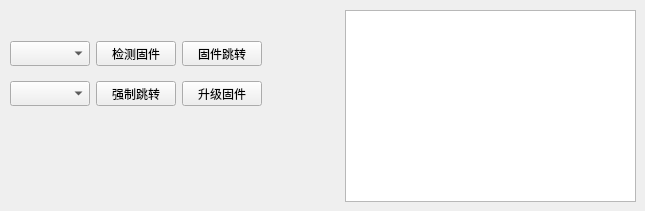
        <widget class="QWidget" name="tab_5">
         <attribute name="title">
          <string>固件升级</string>
         </attribute>
         <widget class="QWidget" name="layoutWidget">
          <property name="geometry">
           <rect>
            <x>10</x>
            <y>40</y>
            <width>254</width>
            <height>27</height>
           </rect>
          </property>
          <layout class="QHBoxLayout" name="horizontalLayout_24">
           <item>
            <widget class="QComboBox" name="comboBox_applist">
             <property name="minimumSize">
              <size>
               <width>80</width>
               <height>25</height>
              </size>
             </property>
             <property name="maximumSize">
              <size>
               <width>80</width>
               <height>25</height>
              </size>
             </property>
            </widget>
           </item>
           <item>
            <widget class="QPushButton" name="button_check_file">
             <property name="minimumSize">
              <size>
               <width>80</width>
               <height>25</height>
              </size>
             </property>
             <property name="maximumSize">
              <size>
               <width>80</width>
               <height>25</height>
              </size>
             </property>
             <property name="text">
              <string>检测固件</string>
             </property>
            </widget>
           </item>
           <item>
            <widget class="QPushButton" name="button_jump">
             <property name="minimumSize">
              <size>
               <width>80</width>
               <height>25</height>
              </size>
             </property>
             <property name="maximumSize">
              <size>
               <width>80</width>
               <height>25</height>
              </size>
             </property>
             <property name="text">
              <string>固件跳转</string>
             </property>
            </widget>
           </item>
          </layout>
         </widget>
         <widget class="QTextEdit" name="read_data">
          <property name="geometry">
           <rect>
            <x>345</x>
            <y>10</y>
            <width>291</width>
            <height>192</height>
           </rect>
          </property>
         </widget>
         <widget class="QWidget" name="layoutWidget">
          <property name="geometry">
           <rect>
            <x>10</x>
            <y>80</y>
            <width>254</width>
            <height>27</height>
           </rect>
          </property>
          <layout class="QHBoxLayout" name="horizontalLayout_25">
           <item>
            <widget class="QComboBox" name="comboBox_app_to_jump">
             <property name="minimumSize">
              <size>
               <width>80</width>
               <height>25</height>
              </size>
             </property>
             <property name="maximumSize">
              <size>
               <width>80</width>
               <height>25</height>
              </size>
             </property>
            </widget>
           </item>
           <item>
            <widget class="QPushButton" name="button_jump_f">
             <property name="minimumSize">
              <size>
               <width>80</width>
               <height>25</height>
              </size>
             </property>
             <property name="maximumSize">
              <size>
               <width>80</width>
               <height>25</height>
              </size>
             </property>
             <property name="text">
              <string>强制跳转</string>
             </property>
            </widget>
           </item>
           <item>
            <widget class="QPushButton" name="button_iap">
             <property name="minimumSize">
              <size>
               <width>80</width>
               <height>25</height>
              </size>
             </property>
             <property name="maximumSize">
              <size>
               <width>80</width>
               <height>25</height>
              </size>
             </property>
             <property name="text">
              <string>升级固件</string>
             </property>
            </widget>
           </item>
          </layout>
         </widget>
        </widget>
